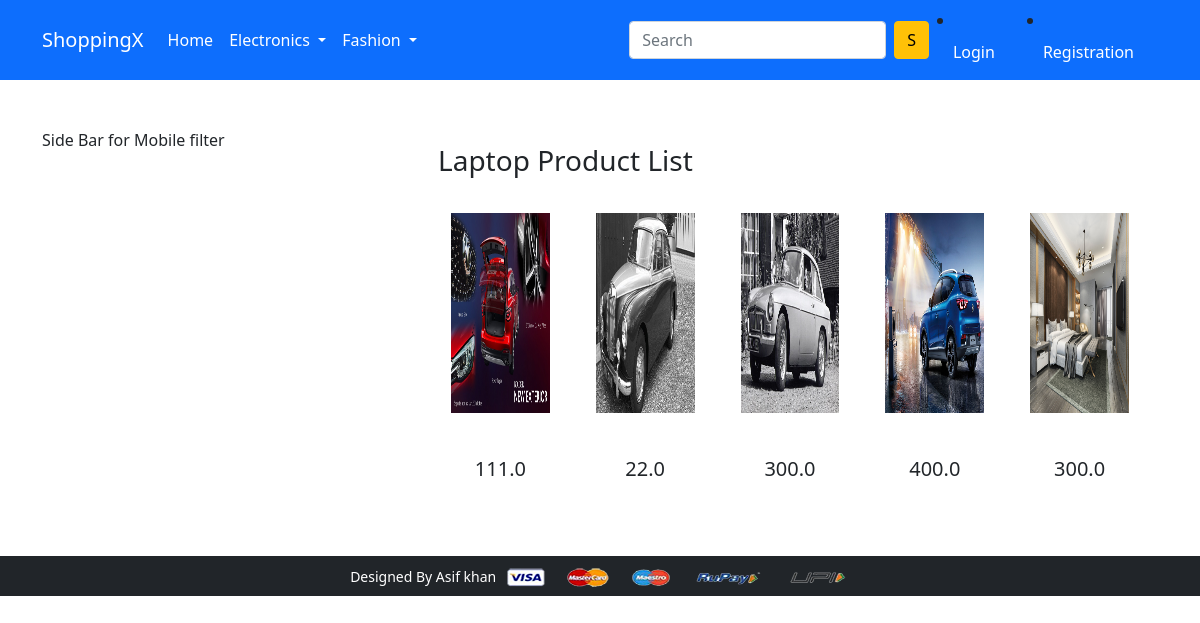
Screenshot of /btwear/ with the database file from the repository.
### app/models.py (models this page shows, shortened)
class Product(models.Model):
    title=models.CharField(max_length=30)
    selling_price = models.FloatField()
    discount_price = models.FloatField()
    description = models.TextField()
    brand = models.CharField(max_length=40)
    category=models.CharField(max_length=30,choices=CATEGORY)
    product_image=models.ImageField(upload_to="productimg")

### app/views.py (the view)
# urls.py: path('btwear/', views.btwear, name='btwear'),
def btwear(request, ):
    laptop = Product.objects.filter(category="BW")
    return render(request, 'app/laptop.html', {"laptop": laptop})

### app/templates/app/laptop.html (shortened to what this page needs)
{% extends 'app/base.html' %}
{% load static %}
{% block main-content %}
<div class="container my-5">
 <div class="row">
  <div class="col-sm-3">
   Side Bar for Mobile filter
  </div>
  <div class="col-sm-8 offset-sm-1">
<div class="m-3">
    <h3>Laptop Product List</h3>
 <div class="owl-carousel" id="slider2">
     {%for l in laptop %}
  <a href="{% url 'product_detail' l.id  %}" class="btn">
      <div class="item"><img src="{{ l.product_image.url }}" alt="product {{l.id}} image" height="200px"><br><span class="fs-5">{{l.discount_price}}</span></div></a>
 {% endfor %}
 </div>
</div>
  </div>
 </div>
</div>
{% endblock main-content %}

### app/static/app/css/style.css (style rules this page uses)
.owl-carousel .item { font-size: 24px; text-align: center; margin-top: 20px;; }

### rows the page displays
Product: product_image (picture), discount_price "111.0"
Product: product_image (picture), discount_price "22.0"
Product: product_image (picture), discount_price "300.0"
Product: product_image (picture), discount_price "400.0"
Product: product_image (picture), discount_price "300.0"
